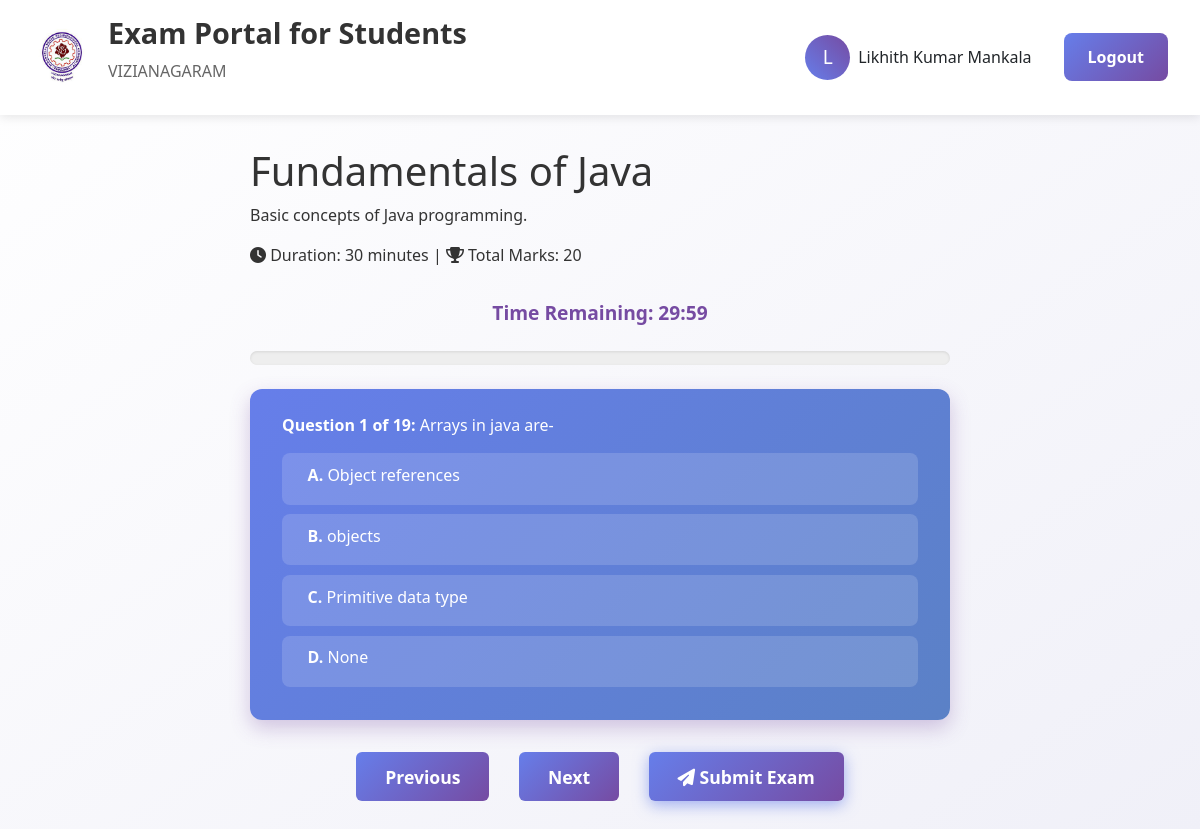
The page /exam/2 (signed in) on the database its author committed.
### app.py (models this page shows)
class Exam(db.Model):
    id = db.Column(db.Integer, primary_key=True)
    title = db.Column(db.String(100), nullable=False)
    description = db.Column(db.Text)
    duration_minutes = db.Column(db.Integer)
    total_marks = db.Column(db.Integer)
    created_at = db.Column(db.DateTime, default=datetime.utcnow)
    is_active = db.Column(db.Boolean, default=True)

class Question(db.Model):
    id = db.Column(db.Integer, primary_key=True)
    exam_id = db.Column(db.Integer, db.ForeignKey('exam.id'), nullable=False)
    question_text = db.Column(db.Text, nullable=False)
    option_a = db.Column(db.String(100), nullable=False)
    option_b = db.Column(db.String(100), nullable=False)
    option_c = db.Column(db.String(100), nullable=False)
    option_d = db.Column(db.String(100), nullable=False)
    correct_answer = db.Column(db.String(1), nullable=False)
    marks = db.Column(db.Integer, nullable=False)

### app.py (the view)
@app.route('/exam/<int:exam_id>', methods=['GET'])
def take_exam(exam_id):
    if not is_logged_in():
        return redirect(url_for('login'))
    existing_result = ExamResult.query.filter_by(user_id=session['user_id'], exam_id=exam_id).first()
    if existing_result:
        flash("You have already taken this exam.", "info")
        return redirect(url_for('results'))
    exam = Exam.query.get_or_404(exam_id)
    questions = Question.query.filter_by(exam_id=exam_id).all()
    return render_template('exam.html', exam=exam, questions=questions,
                           current_question=1, total_questions=len(questions))

### app.py (called while the page is built)
def is_logged_in():
    return 'user_id' in session

### templates/exam.html (shortened to what this page needs)
{% extends "base.html" %}
{% block content %}
<div class="exam-header">
  <h1>{{ exam.title }}</h1>
  <p>{{ exam.description }}</p>
  <p>
    <i class="fas fa-clock"></i> Duration: {{ exam.duration_minutes }} minutes |
    <i class="fas fa-trophy"></i> Total Marks: {{ exam.total_marks }}
  </p>
</div>
<div class="timer" id="timer">
  Time Remaining: <span id="time-display">{{ exam.duration_minutes }}:00</span>
</div>
<form id="exam-form">
  <div class="progress-bar">
  </div>
  {% for question in questions %}
  <div class="question-card {% if loop.first %}active{% endif %}" data-index="{{ loop.index0 }}">
    <p><strong>Question {{ loop.index }} of {{ questions|length }}:</strong> {{ question.question_text }}</p>
    <div class="options">
      <div class="option" onclick="selectOption(this, {{ question.id }}, 'A')">
        <label for="q{{ question.id }}_a"><strong>A.</strong> {{ question.option_a }}</label>
      </div>
      <div class="option" onclick="selectOption(this, {{ question.id }}, 'B')">
        <label for="q{{ question.id }}_b"><strong>B.</strong> {{ question.option_b }}</label>
      </div>
      <div class="option" onclick="selectOption(this, {{ question.id }}, 'C')">
        <label for="q{{ question.id }}_c"><strong>C.</strong> {{ question.option_c }}</label>
      </div>
      <div class="option" onclick="selectOption(this, {{ question.id }}, 'D')">
        <label for="q{{ question.id }}_d"><strong>D.</strong> {{ question.option_d }}</label>
      </div>
    </div>
  </div>
  {% endfor %}
  <div class="navigation">
    <button type="button" class="btn btn-secondary" onclick="prevQuestion()">Previous</button>
    <button type="button" class="btn btn-secondary" onclick="nextQuestion()">Next</button>
    <button type="button" class="btn btn-primary" onclick="submitExam()">
      <i class="fas fa-paper-plane"></i> Submit Exam
    </button>
  </div>
</form>
{% endblock %}

### templates/base.html (style rules this page uses)
* { margin: 0; padding: 0; box-sizing: border-box; }
body { font-family: 'Segoe UI', Tahoma, Geneva, Verdana, sans-serif; background: linear-gradient(135deg, #667eea 0%, #764ba2 100%); min-height: 100vh; }
.btn { padding: 0.75rem 1.5rem; border: none; border-radius: 8px; font-size: 1rem; font-weight: 600; cursor: pointer; transition: all 0.3s ease; text-decoration: none; display: inline-block; text-align: center; }
.btn-primary { background: linear-gradient(45deg, #667eea, #764ba2); color: white; }
.btn-secondary { background: linear-gradient(135deg, #667eea, #764ba2); color: white; }

### templates/exam.html (style rules this page uses)
body { background: linear-gradient(to bottom right, #ffffff, #f0f0f8); font-family: 'Segoe UI', sans-serif; margin: 0; padding: 0; }
.question-card { display: none; animation: fadeSlideIn 0.6s ease forwards, animatedGradient 12s ease infinite; background: linear-gradient(-45deg, #5062ae, #764ba2, #5782ba, #667eea); background-size: 400% 400%; color: white; padding: 1.5rem 2rem; border-radius: 12px; box-shadow: 0 8px 20px rgba(118, 75, 162, 0.3); margin: 1.5rem auto; max-width: 700px; transition: background-color 0.3s ease; }
.question-card.active { display: block; }
.options .option { margin: 0.6rem 0; padding: 0.6rem 1rem; border-radius: 8px; background-color: rgba(255, 255, 255, 0.15); cursor: pointer; transition: background-color 0.3s ease, transform 0.2s ease; display: flex; align-items: center; }
.options label { margin-left: 0.6rem; user-select: none; }
.exam-header { max-width: 700px; margin: 0 auto 2rem auto; color: #333; }
.timer { text-align: center; font-weight: 700; font-size: 1.2rem; color: #764ba2; margin-bottom: 1.5rem; }
.navigation { text-align: center; margin-top: 2rem; }
.navigation button { margin: 0 0.8rem; padding: 0.7rem 1.8rem; font-size: 1.1rem; border-radius: 6px; border: none; cursor: pointer; transition: background-color 0.25s ease; }
.btn.btn-secondary { background: linear-gradient(135deg, #667eea, #764ba2); color: white; }
.btn.btn-primary { background: linear-gradient(135deg, #667eea, #764ba2); color: white; box-shadow: 0 4px 15px rgba(102, 126, 234, 0.6); }
.progress-bar { height: 14px; background-color: #eee; border-radius: 10px; overflow: hidden; max-width: 700px; margin: 1rem auto; box-shadow: inset 0 1px 3px rgba(0,0,0,0.1); }

### rows shown on the page
Exam: title "Fundamentals of Java", description "Basic concepts of Java programming.", duration_minutes "30", total_marks "20"
Question: questions "19", question_text "Arrays in java are-", option_a "Object references", option_b "objects", option_c "Primitive data type", option_d "None"

### other values the page prints
{{ session.user_name[0].upper() }} "L"
{{ session.user_name }} "Likhith Kumar Mankala"
